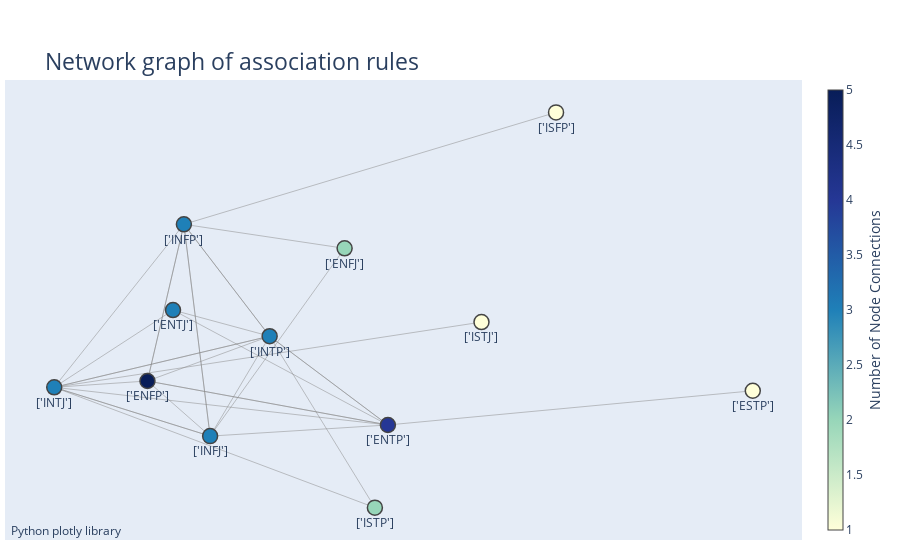

Notebook source saved alongside this figure:
### Code cell
import plotly.graph_objs as go
import networkx as nx

# Create a graph
G = nx.DiGraph()

# Add nodes and edges
for _, row in rules_pd.iterrows():
    G.add_edge(str(row['antecedent']), str(row['consequent']), weight=row['confidence'])

# Generate position layout
pos = nx.spring_layout(G)

# Create edge trace
edge_x = []
edge_y = []
for edge in G.edges():
    x0, y0 = pos[edge[0]]
    x1, y1 = pos[edge[1]]
    edge_x.extend([x0, x1, None])
    edge_y.extend([y0, y1, None])

edge_trace = go.Scatter(
    x=edge_x, y=edge_y,
    line=dict(width=0.5, color='#888'),
    hoverinfo='none',
    mode='lines')

# Create node trace
node_x = []
node_y = []
for node in G.nodes():
    x, y = pos[node]
    node_x.append(x)
    node_y.append(y)

#color_list=['#ffffd9', '#f5fbc4', '#eaf7b1', '#d6efb3', '#bde5b5', '#97d6b9', '#73c8bd', '#52bcc2', '#37acc3', '#2498c1', '#1f80b8', '#2165ab', '#234da0', '#253795', '#172978', '#081d58']
color_list=['#081d58','#253795','#1f80b8','#97d6b9','#ffffd9']

node_trace = go.Scatter(
    x=node_x, y=node_y,
    mode='markers+text',  # Add 'text' to the mode
    text=[node for node in G.nodes()],  # Add node labels
    textposition="bottom center",  # Position of text
    hoverinfo='text',
    marker=dict(
        showscale=True,
        colorscale=color_list,
        reversescale=True,
        color=[],
        size=15,  # Increase node size
        colorbar=dict(
            thickness=15,
            title='Number of Node Connections',
            xanchor='left',
            titleside='right'
        ),
        line_width=1.5))

# Add node text and hover info
node_adjacencies = []
node_text = []
for node, adjacencies in enumerate(G.adjacency()):
    node_adjacencies.append(len(adjacencies[1]))
    node_text.append(f'{adjacencies[0]}')

node_trace.marker.color = node_adjacencies
node_trace.text = node_text

# Create figure
fig = go.Figure(data=[edge_trace, node_trace],
             layout=go.Layout(
                title='<br>Network graph of association rules',
                titlefont_size=23,
                showlegend=False,
                hovermode='closest',
                margin=dict(b=20,l=5,r=5,t=80),
                annotations=[dict(
                    text="Python plotly library",
                    showarrow=False,
                    xref="paper", yref="paper",
                    x=0.005, y=-0.002)],
                xaxis=dict(showgrid=False, zeroline=False, showticklabels=False),
                yaxis=dict(showgrid=False, zeroline=False, showticklabels=False))
                )

fig.show()

### Figure 1 — Plotly figure (JSON) as saved in the notebook; plotly's stock layout.template omitted (floating-point values rounded to 4 significant figures)
{"data": [{"hoverinfo": "none", "line": {"color": "#888", "width": 0.5}, "mode": "lines", "type": "scatter", "x": [0.5368, -0.3393, null, -0.3393, -0.2775, null, -0.3393, -0.1374, null, -0.3393, -0.425, null, 0.0391, -0.2775, null, 0.0391, -0.3393, null, -0.2775, -0.3393, null, -0.2775, -0.6445, null, -0.2775, -0.1374, null, 1, 0.141, null, 0.141, -0.1374, null, 0.141, -0.425, null, 0.141, -0.6445, null, 0.141, -0.2775, null, 0.3613, -0.6445, null, -0.6445, -0.1374, null, -0.6445, -0.2775, null, -0.6445, -0.3393, null, -0.3649, -0.6445, null, -0.3649, 0.141, null, -0.3649, -0.1374, null, 0.1104, -0.1374, null, 0.1104, -0.6445, null, -0.1374, -0.6445, null, -0.1374, -0.3393, null, -0.1374, 0.141, null, -0.425, -0.3393, null, -0.425, 0.141, null, -0.425, -0.2775, null, -0.425, -0.6445, null, -0.425, -0.1374, null], "y": [0.7623, 0.3876, null, 0.3876, -0.3214, null, 0.3876, 0.01305, null, 0.3876, -0.1369, null, 0.3072, -0.3214, null, 0.3072, 0.3876, null, -0.3214, 0.3876, null, -0.3214, -0.158, null, -0.3214, 0.01305, null, -0.1697, -0.2841, null, -0.2841, 0.01305, null, -0.2841, -0.1369, null, -0.2841, -0.158, null, -0.2841, -0.3214, null, 0.06029, -0.158, null, -0.158, 0.01305, null, -0.158, -0.3214, null, -0.158, 0.3876, null, 0.1005, -0.158, null, 0.1005, -0.2841, null, 0.1005, 0.01305, null, -0.5608, 0.01305, null, -0.5608, -0.158, null, 0.01305, -0.158, null, 0.01305, 0.3876, null, 0.01305, -0.2841, null, -0.1369, 0.3876, null, -0.1369, -0.2841, null, -0.1369, -0.3214, null, -0.1369, -0.158, null, -0.1369, 0.01305, null]}, {"hoverinfo": "text", "marker": {"color": [1, 3, 2, 3, 1, 4, 1, 3, 3, 2, 3, 5], "colorbar": {"thickness": 15, "title": {"side": "right", "text": "Number of Node Connections"}, "xanchor": "left"}, "colorscale": [[0, "#081d58"], [0.25, "#253795"], [0.5, "#1f80b8"], [0.75, "#97d6b9"], [1, "#ffffd9"]], "line": {"width": 1.5}, "reversescale": true, "showscale": true, "size": 15}, "mode": "markers+text", "text": ["['ISFP']", "['INFP']", "['ENFJ']", "['INFJ']", "['ESTP']", "['ENTP']", "['ISTJ']", "['INTJ']", "['ENTJ']", "['ISTP']", "['INTP']", "['ENFP']"], "textposition": "bottom center", "type": "scatter", "x": [0.5368, -0.3393, 0.0391, -0.2775, 1, 0.141, 0.3613, -0.6445, -0.3649, 0.1104, -0.1374, -0.425], "y": [0.7623, 0.3876, 0.3072, -0.3214, -0.1697, -0.2841, 0.06029, -0.158, 0.1005, -0.5608, 0.01305, -0.1369]}], "layout": {"annotations": [{"showarrow": false, "text": "Python plotly library", "x": 0.005, "xref": "paper", "y": -0.002, "yref": "paper"}], "hovermode": "closest", "margin": {"b": 20, "l": 5, "r": 5, "t": 80}, "showlegend": false, "title": {"font": {"size": 23}, "text": "<br>Network graph of association rules"}, "xaxis": {"showgrid": false, "showticklabels": false, "zeroline": false}, "yaxis": {"showgrid": false, "showticklabels": false, "zeroline": false}}}
